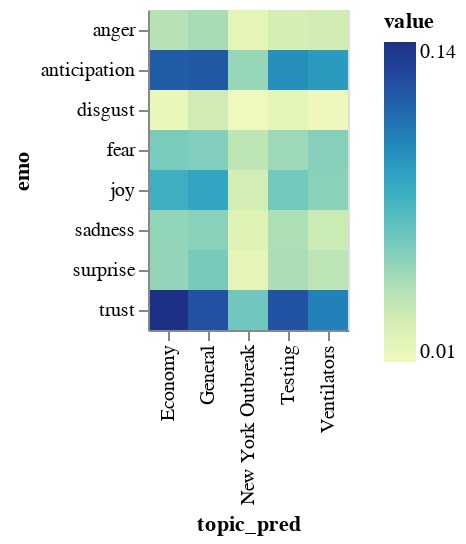

The notebook cell saved with this chart:
### Code cell
trump_feels = emotions_df[emotions_df['speaker']=='Donald Trump']
trump_feels_by_topic = trump_feels.groupby(['topic_pred']).mean().reset_index()
trump_feels_by_topic = trump_feels_by_topic.melt('topic_pred', var_name='emo', value_name='value')

alt.Chart(trump_feels_by_topic).mark_rect().encode(
    x='topic_pred:O',
    y='emo:N',
    color='value:Q'
)

### Figure 1 — Vega-Lite specification as saved in the notebook (floating-point values rounded to 4 significant figures)
{"config": {"view": {"continuousWidth": 400, "continuousHeight": 300}}, "data": {"name": "data-1a6effdc06f7f3acdf5a6f90168fd5a4"}, "mark": "rect", "encoding": {"color": {"type": "quantitative", "field": "value"}, "x": {"type": "ordinal", "field": "topic_pred"}, "y": {"type": "nominal", "field": "emo"}}, "$schema": "https://vega.github.io/schema/vega-lite/v4.0.2.json", "datasets": {"data-1a6effdc06f7f3acdf5a6f90168fd5a4": [{"topic_pred": "Economy", "emo": "anger", "value": 0.04017}, {"topic_pred": "General", "emo": "anger", "value": 0.04493}, {"topic_pred": "New York Outbreak", "emo": "anger", "value": 0.0187}, {"topic_pred": "Testing", "emo": "anger", "value": 0.02778}, {"topic_pred": "Ventilators", "emo": "anger", "value": 0.02898}, {"topic_pred": "Economy", "emo": "anticipation", "value": 0.1185}, {"topic_pred": "General", "emo": "anticipation", "value": 0.1204}, {"topic_pred": "New York Outbreak", "emo": "anticipation", "value": 0.05019}, {"topic_pred": "Testing", "emo": "anticipation", "value": 0.09653}, {"topic_pred": "Ventilators", "emo": "anticipation", "value": 0.09164}, {"topic_pred": "Economy", "emo": "disgust", "value": 0.01595}, {"topic_pred": "General", "emo": "disgust", "value": 0.02996}, {"topic_pred": "New York Outbreak", "emo": "disgust", "value": 0.0121}, {"topic_pred": "Testing", "emo": "disgust", "value": 0.01923}, {"topic_pred": "Ventilators", "emo": "disgust", "value": 0.01295}, {"topic_pred": "Economy", "emo": "fear", "value": 0.05918}, {"topic_pred": "General", "emo": "fear", "value": 0.05683}, {"topic_pred": "New York Outbreak", "emo": "fear", "value": 0.03743}, {"topic_pred": "Testing", "emo": "fear", "value": 0.04792}, {"topic_pred": "Ventilators", "emo": "fear", "value": 0.05546}, {"topic_pred": "Economy", "emo": "joy", "value": 0.08007}, {"topic_pred": "General", "emo": "joy", "value": 0.08599}, {"topic_pred": "New York Outbreak", "emo": "joy", "value": 0.02832}, {"topic_pred": "Testing", "emo": "joy", "value": 0.0609}, {"topic_pred": "Ventilators", "emo": "joy", "value": 0.05404}, {"topic_pred": "Economy", "emo": "sadness", "value": 0.05127}, {"topic_pred": "General", "emo": "sadness", "value": 0.05378}, {"topic_pred": "New York Outbreak", "emo": "sadness", "value": 0.02288}, {"topic_pred": "Testing", "emo": "sadness", "value": 0.04313}, {"topic_pred": "Ventilators", "emo": "sadness", "value": 0.03184}, {"topic_pred": "Economy", "emo": "surprise", "value": 0.0508}, {"topic_pred": "General", "emo": "surprise", "value": 0.05929}, {"topic_pred": "New York Outbreak", "emo": "surprise", "value": 0.01838}, {"topic_pred": "Testing", "emo": "surprise", "value": 0.04366}, {"topic_pred": "Ventilators", "emo": "surprise", "value": 0.03845}, {"topic_pred": "Economy", "emo": "trust", "value": 0.1415}, {"topic_pred": "General", "emo": "trust", "value": 0.1241}, {"topic_pred": "New York Outbreak", "emo": "trust", "value": 0.06186}, {"topic_pred": "Testing", "emo": "trust", "value": 0.123}, {"topic_pred": "Ventilators", "emo": "trust", "value": 0.103}]}}
